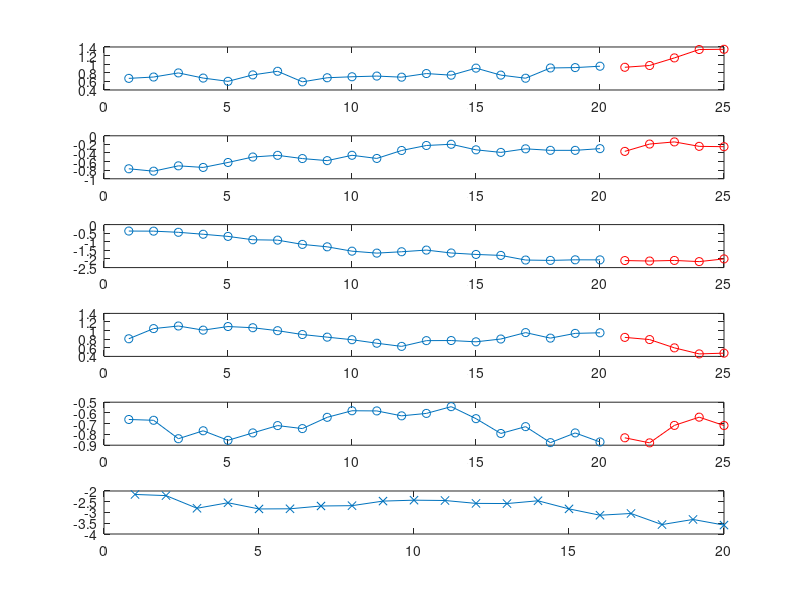

Write MATLAB code to recreate this figure. (Note: this script raises an error after producing the figure.)
function demoLPMhedge
%DEMOLPMHEDGE: Linear Parameter Regression : hedge fund factors
figure
x(:,1)=randn(5,1);
train=1:20; test=21:25;
for t=2:25
    x(:,t)=x(:,t-1)+0.1*randn(5,1);
end
w0=randn(5,1);
y=w0'*x;
for i=1:5
    subplot(6,1,i); plot(train,x(i,train),'-o'); hold on
    plot(test,x(i,test),'-ro');
end
subplot(6,1,6); plot(train,y(train),'-x')
hold on
w=LPMregtrain(x(:,train),y(train),'LPMlinear',10e-2);
ytest = w'*LPMlinear(x(:,test)); 
plot(test,ytest,'-rx')